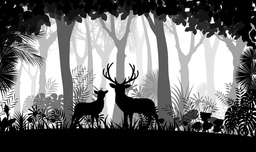
#> input picture lab3/connected_component.jpg, 256 x 152 px, shrunk from 897 x 534 before the run
$ python q1.py
#> lines starting #> are read from the running program, lines starting #| are printed output that depends on the picture; after the words box and inside, x2 and y2 are one past the last pixel; in counts of white or black regions, pixels touching at a corner belong together
import cv2
import numpy as np
import random
from collections import defaultdict
VAL_MAX = 255
def get_histo(img: np.ndarray):
    n, m = img.shape
    histo = np.zeros((256), dtype=np.int32)
    for i in range(n):
        for j in range(m):
            histo[img[i,j]] += 1

    return histo

def otsu_threshold(img: np.ndarray) -> int:
    histo = get_histo(img)
    n_b = 0
    n_o = np.sum(histo)
    b_sum = 0
    o_sum = 0
    for i in range(VAL_MAX + 1):
        o_sum += histo[i] * i

    max_val = -1
    max_thres = 0
    for i in range(0, VAL_MAX + 1):


        if n_b != 0 and n_o != 0:
            bavg = b_sum / n_b
            oavg = o_sum / n_o
            if n_b * n_o * ((bavg - oavg) ** 2) > max_val:
                max_thres = i
                max_val = n_b * n_o * ((bavg - oavg) ** 2)

        b_sum = (b_sum + i * histo[i])
        o_sum = (o_sum - i * histo[i])
        n_b = n_b + histo[i]
        n_o = n_o - histo[i]

    return max_thres

def threshold_filter(img: np.ndarray, threshold: int) -> np.ndarray:
    result = img.copy()
    n, m = result.shape
    for i in range(n):
        for j in range(m):
            if(result[i, j] >= threshold):
                result[i, j] = 255
            else:
                result[i, j] = 0
    return result


class DSU:
    def __init__(self, n):
        self.n = n
        self.dsu: list = [-1 for _ in range(self.n + 1)]
        self.min_id: list = [i for i in range(self.n + 1)]

    def find(self, x: int) -> int:
        if self.dsu[x] < 0:
            return x
        self.dsu[x] = self.find(self.dsu[x])
        return self.dsu[x]

    def find_min_id(self, x: int) -> int:
        return self.min_id[self.find(x)]

    def Union(self, x: int, y: int) -> None:
        x = self.find(x)
        y = self.find(y)
        if(x == y):
            return
        if self.dsu[x] > self.dsu[y]:
            x, y = (y, x)
        self.dsu[x] += self.dsu[y]
        self.dsu[y] = x
        self.min_id[x] = min(self.min_id[x], self.min_id[y])

    def increase_size(self):
        self.n += 1
        self.dsu.append(-1)
        self.min_id.append(self.n)


def connected_component(img: np.ndarray):
    n, m = img.shape
    result = np.zeros((n, m), dtype=np.int32)
    dsu = DSU(0)
    component_cnt = 0
    for i in range(n):
        for j in range(m):
            if img[i, j] == 0:
                continue
            if i != 0 and result[i - 1, j] != 0:
                result[i, j] = result[i - 1, j]
            if j != 0 and result[i, j - 1] != 0:
                if result[i, j] != 0:
                    dsu.Union(result[i, j], result[i, j - 1])
            if result[i, j] == 0:
                component_cnt += 1
                dsu.increase_size()
                result[i, j] = component_cnt

    for i in range(n):
        for j in range(m):
            if result[i, j] != 0:
                result[i, j] = dsu.find_min_id(result[i, j])
    return result

def rand_color():
    return np.array([random.randint(0, 255), random.randint(0, 255), random.randint(0, 255)])

def draw_by_component(img: np.ndarray):
    compo = connected_component(img)
    n, m = compo.shape
    colored = np.zeros((n, m, 3), dtype=np.uint8)
    color_map = defaultdict(rand_color)
    for i in range(n):
        for j in range(m):
            if compo[i, j] != 0:
                colored[i, j] = color_map[compo[i, j]]

    return colored


if __name__ == "__main__":
    img = cv2.imread('connected_component.jpg')
#> img is the input picture: shape (152, 256, 3); min 0, max 255, mean 109.6

    gray_img = cv2.cvtColor(img, cv2.COLOR_BGR2GRAY)
    thres = otsu_threshold(gray_img)
#> in otsu_threshold, `histo = get_histo(img)`: histo = 256 values, max 7910 at index 0, min 33 at index 129, mean 152
#> in otsu_threshold, `n_o = np.sum(histo)`: n_o = 38912
#> the loop in otsu_threshold, `for i in range(VAL_MAX + 1):` made 256 passes
#> o_sum on passes 1 to 3: 0, 1254, 3012
#> after the loop in otsu_threshold, `for i in range(VAL_MAX + 1):`: o_sum = 4264162
#> the loop in otsu_threshold, `for i in range(0, VAL_MAX + 1):  ` made 256 passes
#> (bavg, oavg, max_val, b_sum, o_sum, n_b, n_o) on passes 2 to 13: (0, 137.5, 4.64e+12, 1254, 4262908, 9164, 29748), (0.137, 143.3, 5.59e+12, 3012, 4261150, 10043, 28869), (0.3, 147.6, 6.29e+12, 4677, 4259485, 10598, 28314), (0.441, 150.4, 6.75e+12, 6061, 4258101, 10944, 27968), (0.554, 152.2, 7.04e+12, 7356, 4256806, 11203, 27709), (0.657, 153.6, 7.26e+12, 8478, 4255684, 11390, 27522), (0.744, 154.6, 7.42e+12, 9654, 4254508, 11558, 27354), (0.835, 155.5, 7.57e+12, 10686, 4253476, 11687, 27225), (0.914, 156.2, 7.68e+12, 11811, 4252351, 11812, 27100), (1, 156.9, 7.78e+12, 12951, 4251211, 11926, 26986), (1.09, 157.5, 7.88e+12, 14480, 4249682, 12065, 26847), (1.2, 158.3, 7.99e+12, 15824, 4248338, 12177, 26735)
#> (bavg, oavg, max_val) on passes 61 to 66: (9.59, 184.7, 1.14e+13), (9.77, 185.1, 1.14e+13), (9.94, 185.4, 1.14e+13), (10.12, 185.7, 1.15e+13), (10.28, 186, 1.15e+13), (10.51, 186.4, 1.15e+13)
#> after the loop in otsu_threshold, `for i in range(0, VAL_MAX + 1):`: max_thres = 119; max_val = 1.25e+13; n_b = 38912; n_o = 0
#> thres = 119
    print(f'threshold: {thres}')
#| threshold: 119
    gray_img = threshold_filter(gray_img, thres)
#> after the loop in threshold_filter, `for i in range(n):`:
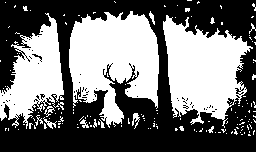
#> result: shape (152, 256); 45.2% white; 148 white regions (134 under 20 px), largest, box (x1, y1, x2, y2) and area: (69, 11, 159, 128) 6939, (163, 15, 253, 128) 5980, (0, 13, 64, 129) 3815
    result = draw_by_component(gray_img)
#> after the loop in connected_component, `for i in range(n):`:
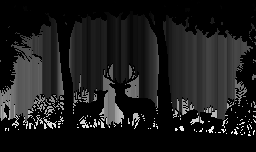
#> result: shape (152, 256) int32; min 0, max 1212, mean 132.7; drawn with min black and max white
#> after the loop in connected_component, `for i in range(n):`:
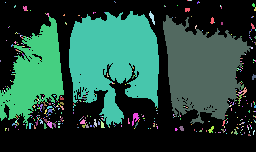
#> result: shape (152, 256) int32; 524 distinct labels, from 0 to 1212; one colour per label, 0 black
#> after the loop in draw_by_component, `for i in range(n):`:
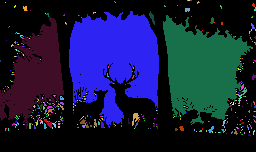
#> colored: shape (152, 256, 3); mean of channels 0, 1, 2 61.6, 28.1, 21.4; drawn as B, G, R


    cv2.imshow('result.jpg', result)
    cv2.waitKey(0)
    cv2.destroyAllWindows()
    cv2.imwrite('q1_ans.jpg', result)

$ run again, with lab1/q1.jpg copied over lab3/connected_component.jpg
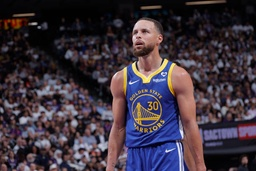
#> input picture lab1/q1.jpg, 256 x 171 px, shrunk from 612 x 408 before the run
#> img is the input picture: shape (171, 256, 3); mean B, G, R 62.4, 51.3, 61.6
#> in otsu_threshold, `histo = get_histo(img)`: histo = 256 values, max 1320 at index 4, min 0 at index 239, mean 171
#> in otsu_threshold, `n_o = np.sum(histo)`: n_o = 43776
#> the loop in otsu_threshold, `for i in range(VAL_MAX + 1):` made 256 passes
#> o_sum on passes 1 to 3: 0, 886, 3202
#> after the loop in otsu_threshold, `for i in range(VAL_MAX + 1):`: o_sum = 2436309
#> the loop in otsu_threshold, `for i in range(0, VAL_MAX + 1):  ` made 256 passes
#> (bavg, oavg, max_val, b_sum, o_sum, n_b, n_o) on passes 2 to 9: (0, 55.81, 1.7e+10, 886, 2435423, 1011, 42765), (0.876, 56.95, 1.36e+11, 3202, 2433107, 2169, 41607), (1.48, 58.48, 2.93e+11, 6958, 2429351, 3421, 40355), (2.03, 60.2, 4.67e+11, 12238, 2424071, 4741, 39035), (2.58, 62.1, 6.56e+11, 17388, 2418921, 5771, 38005), (3.01, 63.65, 8.06e+11, 23568, 2412741, 6801, 36975), (3.47, 65.25, 9.6e+11, 28468, 2407841, 7501, 36275), (3.8, 66.38, 1.07e+12, 33084, 2403225, 8078, 35698)
#> after the loop in otsu_threshold, `for i in range(0, VAL_MAX + 1):`: max_thres = 71; max_val = 3.07e+12; n_b = 43776; n_o = 0
#> thres = 71
#| threshold: 71
#> after the loop in threshold_filter, `for i in range(n):`:
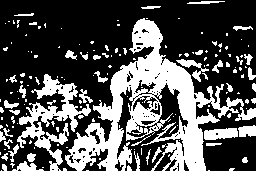
#> result: shape (171, 256); 32.8% white; 164 white regions (121 under 20 px), largest, box (x1, y1, x2, y2) and area: (65, 18, 256, 171) 9037, (17, 74, 91, 171) 2155, (204, 128, 238, 140) 322
#> after the loop in draw_by_component, `for i in range(n):`:
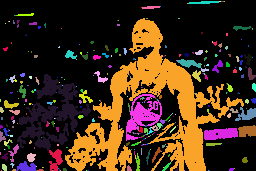
#> colored: shape (171, 256, 3); mean of channels 0, 1, 2 24.6, 41.7, 62.9; drawn as B, G, R
